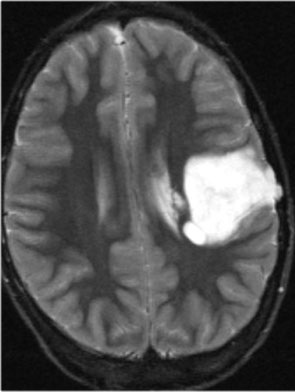
#> input picture lab3/brain_tumor.bmp, 295 x 392 px
$ python zad1.py
#> lines starting #> are read from the running program, lines starting #| are printed output that depends on the picture; after the words box and inside, x2 and y2 are one past the last pixel; in counts of white or black regions, pixels touching at a corner belong together
import cv2
import numpy as np
import skimage.filters as f
import skimage.io as io
import matplotlib.pyplot as plt
from skimage.util import invert

image = cv2.cvtColor(cv2.imread('brain_tumor.bmp'), cv2.COLOR_BGR2GRAY)
#> image: shape (392, 295); min 5, max 255, mean 77.8
thresholds = [cv2.THRESH_BINARY, cv2.THRESH_BINARY_INV, cv2.THRESH_TRUNC, cv2.THRESH_TOZERO, cv2.THRESH_TOZERO_INV]

#progowanie z ręcznym doborem progu
imgs = [cv2.threshold(image, 220, 255, thresh)[1] for thresh in thresholds]
#> imgs = 5 items
stack = np.hstack(tuple(imgs))
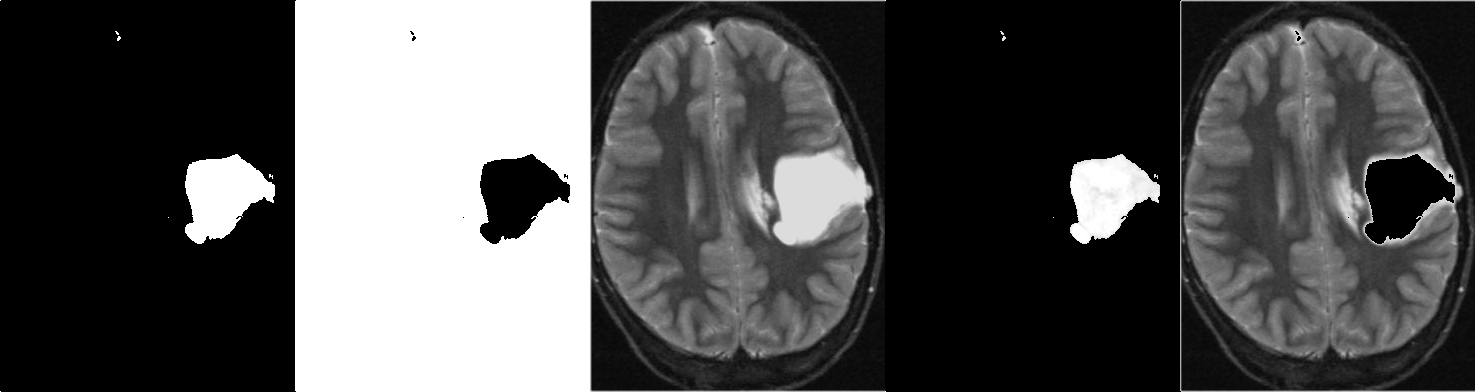
#> stack: shape (392, 1475); min 0, max 255, mean 81.9
cv2.imshow('trial and error threshold values', stack)
cv2.waitKey()
cv2.destroyAllWindows()

#progowanie z automatycznym doborem progu
imgs = [cv2.threshold(image, 0, 255, thresh | cv2.THRESH_OTSU)[1] for thresh in thresholds]
stack = np.hstack(tuple(imgs))
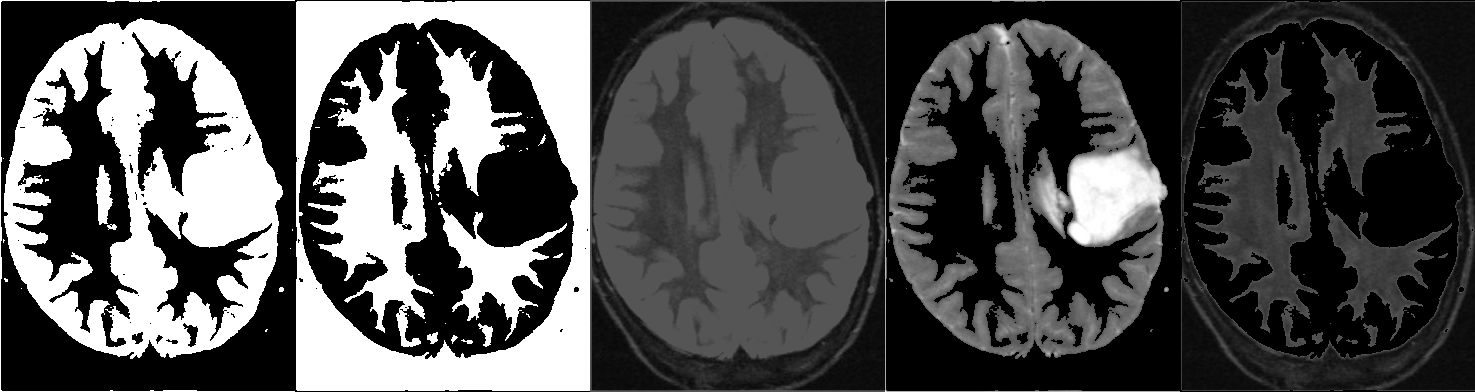
#> stack: shape (392, 1475); min 0, max 255, mean 78.5
cv2.imshow('auto threshold values', stack)
cv2.waitKey()
cv2.destroyAllWindows()

#progowanie adaptacyjne

thresholds.clear()
thresholds = [cv2.ADAPTIVE_THRESH_MEAN_C, cv2.ADAPTIVE_THRESH_GAUSSIAN_C]
imgs = [cv2.adaptiveThreshold(image, 255, thresh, cv2.THRESH_BINARY, 2551, 8) for thresh in thresholds]
#> imgs = 2 items
stack = np.hstack(tuple(imgs))
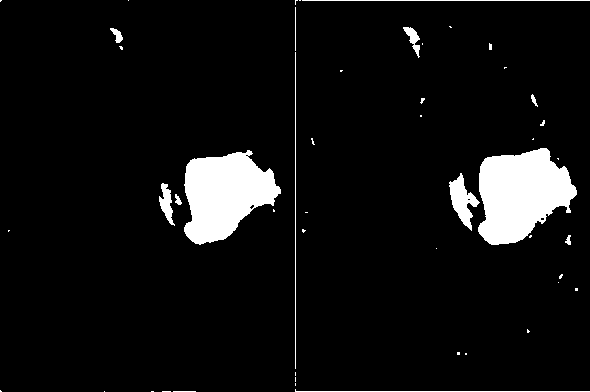
#> stack: shape (392, 590); 6.6% white; 49 white regions (35 under 20 px), largest, box (x1, y1, x2, y2) and area: (478, 148, 577, 245) 6615, (184, 150, 281, 245) 6008, (449, 173, 480, 231) 791
cv2.imshow('adaptive threshold values', stack)
cv2.waitKey()
cv2.destroyAllWindows()


#wartości progu dla progowania z ręcznym doborem progu: 220, 255 dały najlepsze rezultaty
#najlepsze progowanie z automatycznym doborem daje THRESH_TOZERO
#ostatni parametr adaptiveThreshold odpowiada za zmniejszenie o jego wartość średniej liczonej z sąsiedztwa, którego wielkość określamy przedostatnim parametrem
#przedostatni parametr to musi być liczba nieparzysta
#wyniki adaptiveThreshold są porównywalne, aczkolwiek MEAN dał nieco lepszy wynik od GAUSSIAN (gaussowski dał trochę więcej "szumów" (tj. niepożądanych białych elementów))
